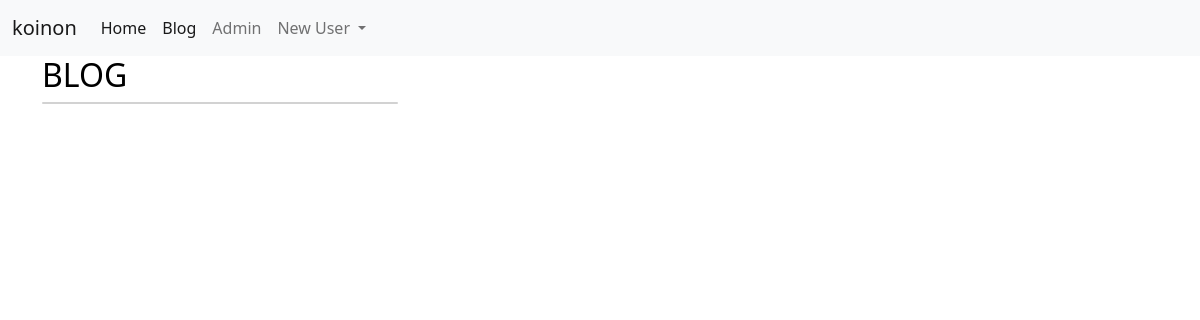
Page /dashboard on the earlier database version.
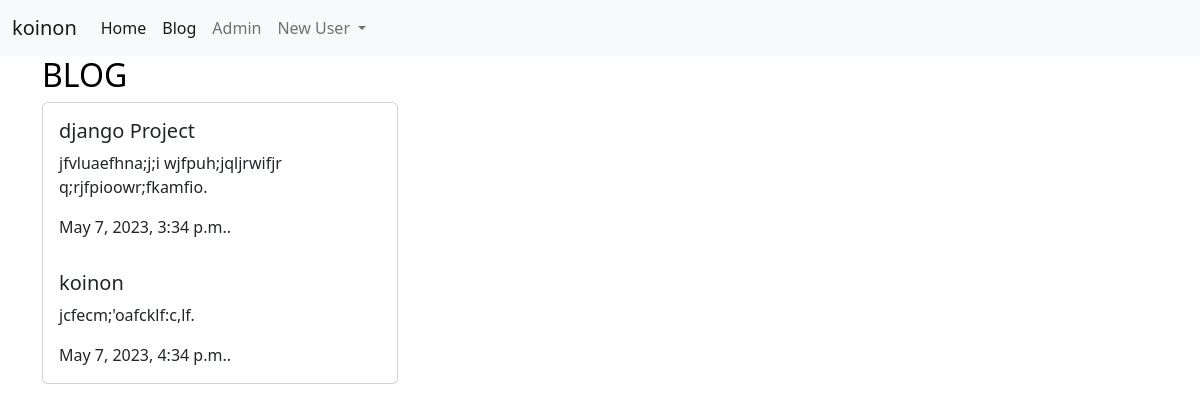
Same page on the later database version.
### app/models.py (models this page shows)
class TimeStampedModel(models.Model):
    create_timestamp = models.DateTimeField(auto_now_add=True)
    update_timestamp = models.DateTimeField(auto_now=True)
    created_by = models.ForeignKey(author,on_delete=models.SET_NULL,null=True,blank=True)
    class Meta:
        abstract = True

class Blog(TimeStampedModel):
    title = models.CharField(max_length=255)
    content = models.TextField()
    created_at = models.DateTimeField(default = datetime.now, blank=True)

### app/views.py (the view)
# urls.py: path('dashboard', views.dashboard, name = 'dashboard'),
def dashboard(request):
    blogs = Blog.objects.all()
    comments = Comment.objects.all()
    return render(request, 'dashboard.html', {'blogs':blogs, 'comments':comments})

### templates/dashboard.html (shortened to what this page needs)
{% extends 'base.html' %}
{% block body %}
<div class = 'container' mt-4>
  <div class = 'row'>
    <div class = 'col-md-15' mt-3>
    <h2 class = 'text-black'>BLOG</h2>
    <div class="row row-cols-1 row-cols-md-3 g-4">
        <div class="col">
          <div class="card h-100">
            {% for blog in blogs %}
            <div class="card-body">
              <h5 class="card-title">{{blog.title}}</h5>
              <p class="card-text">{{blog.content}}.</p>
              <p class="card-text">{{blog.created_at}}.</p>
            </div>
            {% endfor %}
          </div>
        </div>
      </div>
    </div>
</div>
{% endblock body %}

### templates/base.html (shortened to what this page needs)
<!doctype html>
<html lang="en">
  <head>
    <link href="https://cdn.jsdelivr.net/npm/bootstrap@5.2.3/dist/css/bootstrap.min.css" rel="stylesheet">
  </head>
  <body>
    <nav class="navbar navbar-expand-lg bg-light">
        <div class="container-fluid">
          <a class="navbar-brand" href="/">koinon</a>
          <div class="collapse navbar-collapse" id="navbarSupportedContent">
            <ul class="navbar-nav me-auto mb-2 mb-lg-0">
              <li class="nav-item">
                <a class="nav-link active" aria-current="page" href="/">Home</a>
              </li>
              <li class="nav-item">
                <a class="nav-link active" aria-current="page" href="/dashboard">Blog</a>
              </li>
              <li class="nav-item">
                <a class="nav-link" href="/admin">Admin</a>
              </li>
              {% if not request.user.is_authenticated %}
              <li class="nav-item dropdown">
                <a class="nav-link dropdown-toggle" href="#" role="button" data-bs-toggle="dropdown" aria-expanded="false">
                  New User
                </a>
              </li>
              {% endif %}
            </ul>
          </div>
        </div>
      </nav>
      {% block body %}
      {% endblock body %}
  </body>
</html>

Differences in the rows shown:
added Blog: title "django Project", content "jfvluaefhna;j;i wjfpuh;jqljrwifjr q;rjfpioowr;fkamfio", created_at "May 7, 2023, 3:34 p.m."
added Blog: title "koinon", content "jcfecm;'oafcklf:c,lf", created_at "May 7, 2023, 4:34 p.m."
